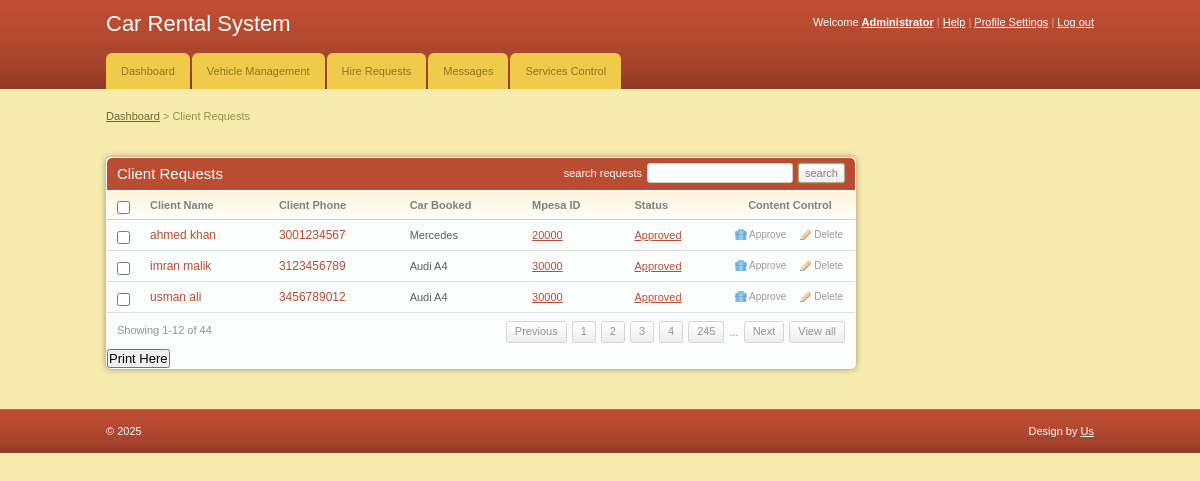
The page /admin/client_requests.php (signed in) on the database its author committed.
### tables this page shows
CREATE TABLE IF NOT EXISTS `client` (
  `client_id` INT(11) NOT NULL AUTO_INCREMENT,
  `fname` VARCHAR(255) NOT NULL,
  `email` VARCHAR(255) NOT NULL,
  `id_no` BIGINT(20) NOT NULL,
  `phone` BIGINT(20) NOT NULL,
  `location` VARCHAR(255) NOT NULL,
  `gender` VARCHAR(255) NOT NULL,
  `car_id` INT(11) NOT NULL,
  `status` VARCHAR(255) NOT NULL,
  PRIMARY KEY (`client_id`),
  FOREIGN KEY (`car_id`) REFERENCES `cars`(`car_id`) ON DELETE CASCADE ON UPDATE CASCADE
);

CREATE TABLE IF NOT EXISTS `cars` (
  `car_id` INT(11) NOT NULL AUTO_INCREMENT,
  `car_name` VARCHAR(255) NOT NULL,
  `car_type` VARCHAR(255) NOT NULL,
  `image` TEXT NOT NULL,
  `hire_cost` INT(11) NOT NULL,
  `capacity` INT(11) NOT NULL,
  `status` VARCHAR(255) NOT NULL,
  PRIMARY KEY (`car_id`)
);

### admin/client_requests.php (the view, shortened to what this page needs)
<!DOCTYPE html PUBLIC "-//W3C//DTD XHTML 1.0 Transitional//EN" "http://www.w3.org/TR/xhtml1/DTD/xhtml1-transitional.dtd">
<html xmlns="http://www.w3.org/1999/xhtml">
<head>
	<link rel="stylesheet" href="css/style.css" type="text/css" media="all" />
</head>
<body>
<div id="header">
	<div class="shell">
		<?php
			include 'menu.php';
		?>
	</div>
</div>
<div id="container">
	<div class="shell">
		<div class="small-nav">
			<a href="index.php">Dashboard</a>
			<span>&gt;</span>
			Client Requests
		</div>
		<br />
		<div id="main">
			<div id="content">
				<div class="box">
					<div class="box-head">
						<h2 class="left">Client Requests</h2>
						<div class="right">
							<label>search requests</label>
							<input type="text" class="field small-field" />
							<input type="submit" class="button" value="search" />
						</div>
					</div>
					<div class="table">
						<table width="100%" border="0" cellspacing="0" cellpadding="0">
							<tr>
								<th width="13"><input type="checkbox" class="checkbox" /></th>
								<th>Client Name</th>
								<th>Client Phone</th>
								<th>Car Booked</th>
								<th>Mpesa ID</th>
								<th>Status</th>
								<th width="110" class="ac">Content Control</th>
							</tr>
							<?php
								include '../includes/config.php';
								$select = "SELECT client.client_id,client.fname,client.phone,cars.car_name,cars.hire_cost,client.status
										FROM client JOIN cars ON client.car_id=cars.car_id";
								$result = $conn->query($select);
								while($row = $result->fetch_assoc()){
							?>
							<tr>
								<td><input type="checkbox" class="checkbox" /></td>
								<td><h3><a href="#"><?php echo $row['fname'] ?></a></h3></td>
								<td><h3><a href="#"><?php echo $row['phone'] ?></a></h3></td>
								<td><?php echo $row['car_name'] ?></td>
								<td><a href="#"><?php echo $row['hire_cost'] ?></a></td>
								<td><a href="#"><?php echo $row['status'] ?></a></td>
								<td><a href="javascript:sureToApprove(<?php echo $row['client_id'];?>)" class="ico del">Approve</a><a href="#" class="ico edit">Delete</a></td>
							</tr>
							<?php
								}
							?>
						</table>
						<div class="pagging">
							<div class="left">Showing 1-12 of 44</div>
							<div class="right">
								<a href="#">Previous</a>
								<a href="#">1</a>
								<a href="#">2</a>
								<a href="#">3</a>
								<a href="#">4</a>
								<a href="#">245</a>
								<span>...</span>
								<a href="#">Next</a>
								<a href="#">View all</a>
							</div>
						</div>
					</div>
					<h2><input type="submit" onclick="window.print()" value="Print Here" /></h2>
				</div>
			</div>
		</div>
	</div>
</div>
<div id="footer">
	<div class="shell">
		<span class="left">&copy; <?php echo date("Y");?></span>
		<span class="right">
			Design by <a href="#">Us</a>
		</span>
	</div>
</div>
</body>
</html>

### admin/menu.php (shortened to what this page needs)
<div id="top">
			<h1><a href="#">Car Rental System</a></h1>
			<div id="top-navigation">
				Welcome <a href="#"><strong>Administrator</strong></a>
				<span>|</span>
				<a href="#">Help</a>
				<span>|</span>
				<a href="#">Profile Settings</a>
				<span>|</span>
				<a href="logout.php">Log out</a>
			</div>
		</div>
<div id="navigation">
			<ul>
			    <li><a href="index.php"><span>Dashboard</span></a></li>
			    <li><a href="add_vehicles.php"><span>Vehicle Management</span></a></li>
			    <li><a href="client_requests.php"><span>Hire Requests</span></a></li>
			    <li><a href="index.php"><span>Messages</span></a></li>
			    <li><a href="#"><span>Services Control</span></a></li>
			</ul>
		</div>

### admin/css/style.css (style rules this page uses)
* { padding:0; margin:0; outline:0; }
body { background:#f9ebae; font-family: Verdana, sans-serif; font-size:11px; line-height:14px; color:#5e5e5e; }
input, textarea, select { font-family: Verdana, sans-serif; font-size:13px; }
.field { border:solid 1px #d3cfc7; background:#fff; padding:5px; }
.small-field { border:solid 1px #d3cfc7; background:#fff; padding:3px 1px; font-size:11px; }
.checkbox { width:13px; height:13px; vertical-align:top; position:relative; top:2px; }
.button { background:#eee url(images/button.gif) repeat-x 0 0; border:solid 1px #b1a874; color:#7f7f7f; font-size:11px; padding:2px 6px 2px 6px; cursor:pointer; line-height:14px !important; }
a { color:#ba4c32; text-decoration: underline; cursor:pointer; }
.left, .alignleft { float:left; display:inline; }
.right, .alignright { float:right; display:inline; }
.ac { text-align: center !important; }
h1 { font-size:22px; line-height:24px; color:#fff; font-weight: normal; }
h1 a { color:#fff; text-decoration: none; }
h2 { font-size:15px; font-weight: normal; }
h3 { font-size:12px; line-height:14px; font-weight: normal; }
h3 a { text-decoration: none; }
.shell { width:988px; margin:0 auto; }
#header { height:89px; background:url(images/header.gif); white-space:nowrap; }
#header h1 { float:left; display:inline; padding-top:12px; }
#top-navigation { float:right; white-space:nowrap; color:#fff; padding-top:15px; }
#top-navigation a { color:#fff; }
#top-navigation span { color:#dca598; }
#top { height:53px; }
#navigation { height:36px; }
#navigation ul { list-style-type: none; }
#navigation ul li { float:left; display:inline; margin-right:2px; }
#navigation ul li a, #navigation ul li a span { float:left; height:36px; background:url(images/tab.gif) no-repeat 0 0; padding:0 0 0 15px; }
#navigation ul li a span { background-position:right 0; padding:0 15px 0 0; }
#navigation ul li a { line-height:36px; color:#907525; text-decoration: none; }
#container { padding:20px 0; }
.small-nav { color:#978b48; padding-bottom:20px; }
.small-nav a { color:#6f6636; }
#content { float:left; width:750px; }
.table th { background:#fffdfa url(images/th.gif) repeat-x 0 0; color:#818181; text-align: left; padding:7px 10px; border-bottom:solid 1px #d2d1cb; }
.table td { background:#fbfcfc; border-bottom:solid 1px #e0e0e0; padding:8px 10px; }
.box { background:#fbfcfc; height:100%; padding:1px; margin-bottom:20px; }
.box-head { background:#ba4c32; height:32px; color:#fff; padding: 0 10px; line-height:32px; white-space:nowrap; border-bottom:solid 1px #fff; }
.box-head .right { padding-top:5px; line-height:13px; }
.box-head .right label, .box-head .right input { float:left; }
.box-head .right label { padding:4px 0 0 0; }
.box-head .right input { margin-left:5px; }
.pagging { height:20px; padding:8px 10px; line-height:19px; color:#949494; }
.pagging a { background:url(images/pagging.gif) repeat-x 0 0; height:20px; float:left; padding:0 8px; border:solid 1px #d5d5d5; text-decoration: none; color:#949494; margin-left:5px; }
.pagging span { float:left; margin-left:5px; padding-top:2px; }
a.ico { color:#9d9c9a; font-size:10px; text-decoration: none; padding:0 0 0 14px; background-repeat:no-repeat; background-position:0 0; }
a.del { background-image:url(images/del.gif) }
a.edit { background-image:url(images/edit.gif); margin-left:14px; }
#footer { height:44px; background:url(images/footer.gif); line-height:44px; color:#fff; }
#footer a { color:#fff; }
.box { -moz-border-radius:5px; -webkit-border-radius:5px; -moz-box-shadow: 0 0 6px #978f6c; -webkit-box-shadow: 0 0 6px #978f6c; }
.box-head { -moz-border-radius-topleft:5px; -moz-border-radius-topright:5px; -webkit-border-top-left-radius:5px; -webkit-border-top-right-radius:5px; }
.field, .button { -moz-border-radius:4px; -webkit-border-radius:4px; }
.small-field, .button, .pagging a { -moz-border-radius:3px; -webkit-border-radius:3px; }
.button { -moz-box-shadow: 0 0 2px #978f6c; -webkit-box-shadow: 0 0 2px #978f6c; }

### rows shown on the page
client: fname "ahmed khan", phone "3001234567", car.car_name "Mercedes", car.hire_cost "20000", status "Approved"
client: fname "imran malik", phone "3123456789", car.car_name "Audi A4", car.hire_cost "30000", status "Approved"
client: fname "usman ali", phone "3456789012", car.car_name "Audi A4", car.hire_cost "30000", status "Approved"
